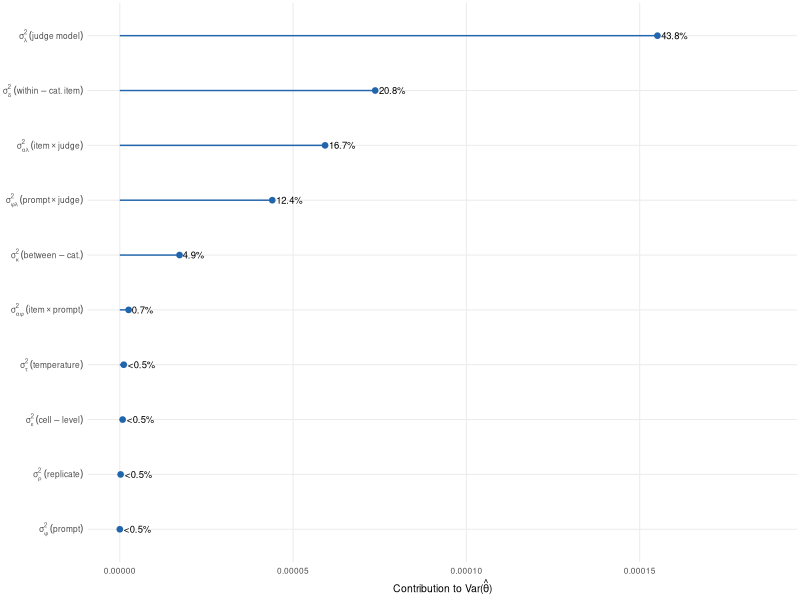
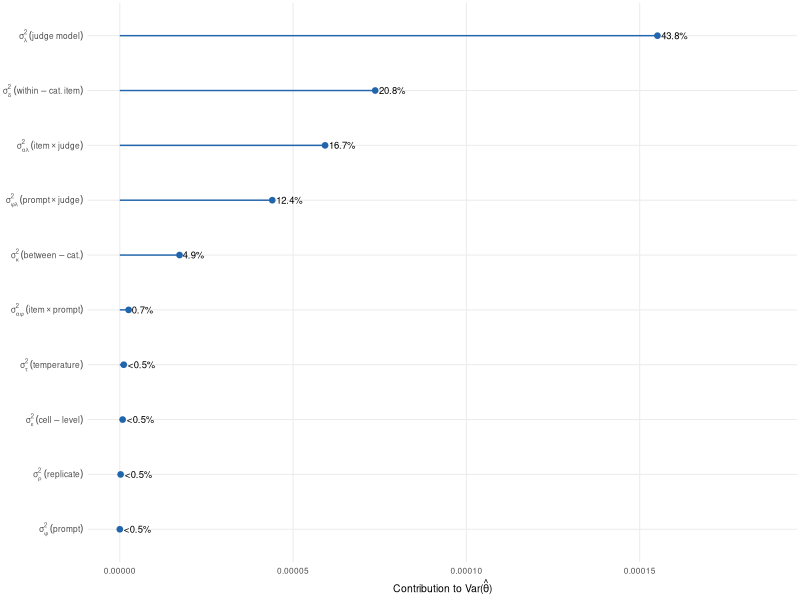
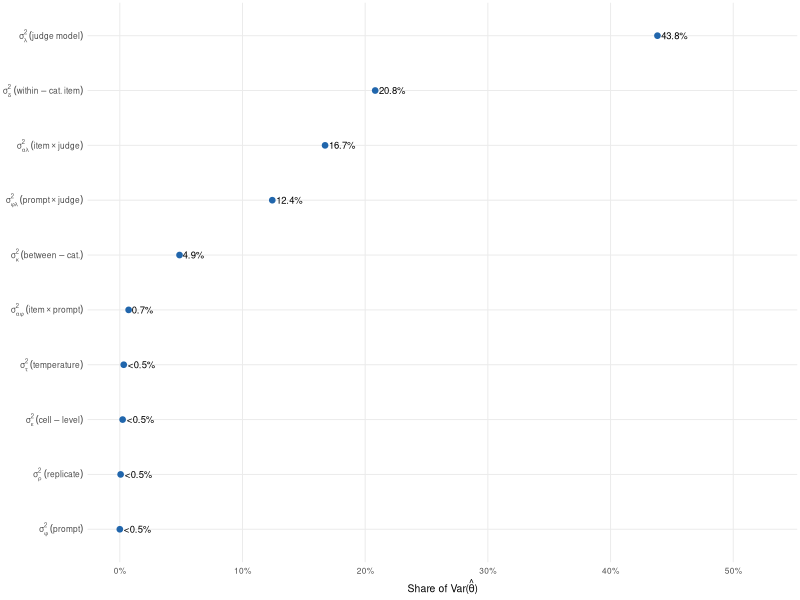

The R script that drew these images, in order: (Note: this script raises an error after producing the figures.)
# 03b_fig_intro_safety.R
# Generate the intro safety decomposition figure (Figure 3 in PNAS).
# Reads from pre-computed variance_components_safety.csv.
#
# Shows shares of Var(θ̂) — the analyst's mean SE decomposition — at three
# design points: status quo (single config), TEE-guided (multi-judge), and
# full factorial. Each component σ²_k is divided by its design-study
# denominator (e.g., σ²_α/N, σ²_λ/M, σ²_ρ/(NVHMR)) so the shares within a
# panel sum to 100% of that design's Var(θ̂).
#
# Output: figures/fig_intro_safety_decomposition.{pdf,png} (paper, lollipop)
#         figures/fig_intro_safety_decomposition_dot.pdf (poster, dot plot)
#
# Usage:
#   Rscript analysis/03b_fig_intro_safety.R

library(tidyverse)

set.seed(42)

fig_dir <- "figures"
dir.create(fig_dir, recursive = TRUE, showWarnings = FALSE)

cat("=== 03b_fig_intro_safety.R ===\n")

# Drawn at print size (half-width panel, 2.7 in) so text prints at ~7 pt; the
# caption carries the title and design, so title/subtitle are blank.
theme_tle <- theme_minimal(base_size = 7.5) +
  theme(
    panel.grid.minor = element_blank(),
    plot.title = element_blank(),
    plot.subtitle = element_blank(),
    legend.position = "none",
    strip.text = element_text(face = "bold", size = 10),
    strip.background = element_rect(fill = "grey95", color = NA)
  )

N_items <- 141

# Map tle_label to short labels with σ² notation
sigma_labels <- c(
  "judge model (design sensitivity)" = expression(sigma[lambda]^2 ~ (judge ~ model)),
  "item x judge"                     = expression(sigma[alpha*lambda]^2 ~ (item %*% judge)),
  "prompt x judge"                   = expression(sigma[phi*lambda]^2 ~ (prompt %*% judge)),
  "within-category item"             = expression(sigma[delta]^2 ~ (within-cat. ~ item)),
  "between-category"                 = expression(sigma[kappa]^2 ~ (between-cat.)),
  "item x prompt"                    = expression(sigma[alpha*phi]^2 ~ (item %*% prompt)),
  "cell-level (3-way+)"              = expression(sigma[epsilon]^2 ~ (cell-level)),
  "temperature (design sensitivity)" = expression(sigma[tau]^2 ~ (temperature)),
  "item x temperature"               = expression(sigma[alpha*tau]^2 ~ (item %*% temp)),
  "prompt x temperature"             = expression(sigma[phi*tau]^2 ~ (prompt %*% temp)),
  "replicate noise"                  = expression(sigma[rho]^2 ~ (replicate)),
  "prompt"                           = expression(sigma[phi]^2 ~ (prompt))
)

# Compute the divisor for each component under a design (V, M, H, R).
# Convention: averaging over a factor adds it to the denominator; fixing
# a factor (level = 1) leaves it out.
compute_divisor <- function(label, N, V, M, H, R) {
  switch(label,
    "between-category"                 = N,
    "within-category item"             = N,
    "prompt"                           = V,
    "item x prompt"                    = N * V,
    "item x temperature"               = N * H,
    "prompt x temperature"             = V * H,
    "item x judge"                     = N * M,
    "prompt x judge"                   = V * M,
    "cell-level (3-way+)"              = N * V * H * M,
    "replicate noise"                  = N * V * H * M * R,
    "judge model (design sensitivity)" = M,
    "temperature (design sensitivity)" = H,
    NA_real_
  )
}

vc_raw <- read_csv("data/processed/variance_components_safety.csv",
                   show_col_types = FALSE) %>%
  filter(variance > 0) %>%
  select(tle_label, variance)

# Single design: the operational factorial actually run on AILuminate.
designs <- tibble(
  V = 5, M = 3, H = 3, R = 8,
  design_label = "Operational factorial (V=5, M=3, H=3, R=8)"
)

# For each design, compute contribution of each component to Var(θ̂)
decomp <- designs %>%
  rowwise() %>%
  mutate(rows = list(
    vc_raw %>%
      mutate(divisor = sapply(tle_label, compute_divisor,
                              N = N_items, V = V, M = M, H = H, R = R)) %>%
      mutate(contribution = variance / divisor)
  )) %>%
  unnest(rows) %>%
  ungroup() %>%
  group_by(design_label) %>%
  mutate(
    total_var = sum(contribution),
    pct_mean_var = 100 * contribution / total_var,
    se_design = sqrt(total_var)
  ) %>%
  ungroup() %>%
  filter(contribution > 0)

cat("\nVar(theta_hat) decomposition by design:\n")
decomp %>%
  group_by(design_label) %>%
  arrange(desc(contribution), .by_group = TRUE) %>%
  mutate(rank = row_number()) %>%
  filter(rank <= 5) %>%
  select(design_label, tle_label, variance, divisor, contribution, pct_mean_var) %>%
  print(n = Inf)

cat("\nSE by design:\n")
decomp %>% distinct(design_label, total_var, se_design) %>% print()

# Order panels by status quo → TEE → full
decomp <- decomp %>%
  mutate(tle_label = fct_reorder(tle_label, contribution))

# stems = TRUE gives the paper's lollipop; FALSE gives a plain dot plot (poster).
# pct = TRUE plots each component's share of Var(theta_hat) in percent (the scale of the point labels).
plot_decomp <- function(stems, xlab, pct = FALSE) {
  d <- if (pct) mutate(decomp, contribution = pct_mean_var) else decomp
  ggplot(d, aes(x = contribution, y = tle_label)) +
    (if (stems) geom_segment(aes(x = 0, xend = contribution, y = tle_label, yend = tle_label),
                             color = "#2166ac", linewidth = 0.5)) +
    geom_point(color = "#2166ac", size = 1.6) +
    geom_text(aes(label = ifelse(pct_mean_var >= 0.5,
                                 sprintf("%.1f%%", pct_mean_var),
                                 sprintf("<0.5%%"))),
              hjust = -0.15, size = 2.4) +
    scale_y_discrete(labels = sigma_labels) +
    labs(
      title = "AILuminate safety: Var(theta_hat) decomposition",
      subtitle = sprintf("Operational design: N=%d items, V=%d prompts, M=%d judges, H=%d temps, R=%d reps",
                         N_items, designs$V, designs$M, designs$H, designs$R),
      x = xlab,
      y = NULL
    ) +
    theme_tle +
    theme(plot.margin = margin(2, 2, 2, 2, "pt")) +
    expand_limits(x = c(0, max(d$contribution) * 1.2)) +
    (if (pct) scale_x_continuous(labels = function(x) paste0(x, "%")))
}

# Paper figure: unchanged from the submitted camera-ready.
p <- plot_decomp(stems = TRUE, xlab = expression("Contribution to Var(" * hat(theta) * ")"))
ggsave(file.path(fig_dir, "fig_intro_safety_decomposition.pdf"), p,
       width = 2.7, height = 1.9)
ggsave(file.path(fig_dir, "fig_intro_safety_decomposition.png"), p,
       width = 2.7, height = 1.9, dpi = 300)
cat("Saved: fig_intro_safety_decomposition.pdf/png\n")

# Poster figure (2026-11-07): dot plot without stems, with the hat typeset. Since 2026-11-14 the axis shows
# each component's share of Var(theta_hat) in percent, the scale of its labels, in place of raw variance.
p_dot <- plot_decomp(stems = FALSE, pct = TRUE,
                     xlab = expression("Share of Var(" * hat(theta) * ")"))
ggsave(file.path(fig_dir, "fig_intro_safety_decomposition_dot.pdf"), p_dot,
       width = 2.7, height = 1.9)
embedFonts(file.path(fig_dir, "fig_intro_safety_decomposition_dot.pdf"), options = '-c "<</NeverEmbed [ ]>> setdistillerparams" -f')  # print needs every font embedded
cat("Saved: fig_intro_safety_decomposition_dot.pdf\n")
